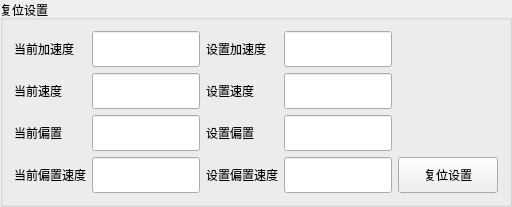
      <widget class="QGroupBox" name="groupBox_2">
       <property name="title">
        <string>复位设置</string>
       </property>
       <layout class="QGridLayout" name="gridLayout_5">
        <item row="0" column="0">
         <layout class="QHBoxLayout" name="horizontalLayout_5" stretch="2,3,2,3,1">
          <item>
           <layout class="QVBoxLayout" name="verticalLayout_13">
            <item>
             <widget class="QLabel" name="label_50">
              <property name="minimumSize">
               <size>
                <width>0</width>
                <height>36</height>
               </size>
              </property>
              <property name="maximumSize">
               <size>
                <width>16777215</width>
                <height>36</height>
               </size>
              </property>
              <property name="text">
               <string>当前加速度</string>
              </property>
             </widget>
            </item>
            <item>
             <widget class="QLabel" name="label_52">
              <property name="minimumSize">
               <size>
                <width>0</width>
                <height>36</height>
               </size>
              </property>
              <property name="maximumSize">
               <size>
                <width>16777215</width>
                <height>36</height>
               </size>
              </property>
              <property name="text">
               <string>当前速度</string>
              </property>
             </widget>
            </item>
            <item>
             <widget class="QLabel" name="label_54">
              <property name="minimumSize">
               <size>
                <width>0</width>
                <height>36</height>
               </size>
              </property>
              <property name="maximumSize">
               <size>
                <width>16777215</width>
                <height>36</height>
               </size>
              </property>
              <property name="text">
               <string>当前偏置</string>
              </property>
             </widget>
            </item>
            <item>
             <widget class="QLabel" name="label_56">
              <property name="minimumSize">
               <size>
                <width>0</width>
                <height>36</height>
               </size>
              </property>
              <property name="maximumSize">
               <size>
                <width>16777215</width>
                <height>36</height>
               </size>
              </property>
              <property name="text">
               <string>当前偏置速度</string>
              </property>
             </widget>
            </item>
           </layout>
          </item>
          <item>
           <layout class="QVBoxLayout" name="verticalLayout_14">
            <item>
             <widget class="QLineEdit" name="lineEdit_reset_cur_acc">
              <property name="minimumSize">
               <size>
                <width>0</width>
                <height>36</height>
               </size>
              </property>
              <property name="maximumSize">
               <size>
                <width>16777215</width>
                <height>36</height>
               </size>
              </property>
             </widget>
            </item>
            <item>
             <widget class="QLineEdit" name="lineEdit_reset_cur_speed">
              <property name="minimumSize">
               <size>
                <width>0</width>
                <height>36</height>
               </size>
              </property>
              <property name="maximumSize">
               <size>
                <width>16777215</width>
                <height>36</height>
               </size>
              </property>
             </widget>
            </item>
            <item>
             <widget class="QLineEdit" name="lineEdit_reset_cur_offset">
              <property name="minimumSize">
               <size>
                <width>0</width>
                <height>36</height>
               </size>
              </property>
              <property name="maximumSize">
               <size>
                <width>16777215</width>
                <height>36</height>
               </size>
              </property>
             </widget>
            </item>
            <item>
             <widget class="QLineEdit" name="lineEdit_reset_cur_offset_speed">
              <property name="minimumSize">
               <size>
                <width>0</width>
                <height>36</height>
               </size>
              </property>
              <property name="maximumSize">
               <size>
                <width>16777215</width>
                <height>36</height>
               </size>
              </property>
             </widget>
            </item>
           </layout>
          </item>
          <item>
           <layout class="QVBoxLayout" name="verticalLayout_21">
            <item>
             <widget class="QLabel" name="label_51">
              <property name="minimumSize">
               <size>
                <width>0</width>
                <height>36</height>
               </size>
              </property>
              <property name="maximumSize">
               <size>
                <width>16777215</width>
                <height>36</height>
               </size>
              </property>
              <property name="text">
               <string>设置加速度</string>
              </property>
             </widget>
            </item>
            <item>
             <widget class="QLabel" name="label_53">
              <property name="minimumSize">
               <size>
                <width>0</width>
                <height>36</height>
               </size>
              </property>
              <property name="maximumSize">
               <size>
                <width>16777215</width>
                <height>36</height>
               </size>
              </property>
              <property name="text">
               <string>设置速度</string>
              </property>
             </widget>
            </item>
            <item>
             <widget class="QLabel" name="label_55">
              <property name="minimumSize">
               <size>
                <width>0</width>
                <height>36</height>
               </size>
              </property>
              <property name="maximumSize">
               <size>
                <width>16777215</width>
                <height>36</height>
               </size>
              </property>
              <property name="text">
               <string>设置偏置</string>
              </property>
             </widget>
            </item>
            <item>
             <widget class="QLabel" name="label_57">
              <property name="minimumSize">
               <size>
                <width>0</width>
                <height>36</height>
               </size>
              </property>
              <property name="maximumSize">
               <size>
                <width>16777215</width>
                <height>36</height>
               </size>
              </property>
              <property name="text">
               <string>设置偏置速度</string>
              </property>
             </widget>
            </item>
           </layout>
          </item>
          <item>
           <layout class="QVBoxLayout" name="verticalLayout_22">
            <item>
             <widget class="QLineEdit" name="lineEdit_reset_set_acc">
              <property name="minimumSize">
               <size>
                <width>0</width>
                <height>36</height>
               </size>
              </property>
              <property name="maximumSize">
               <size>
                <width>16777215</width>
                <height>36</height>
               </size>
              </property>
             </widget>
            </item>
            <item>
             <widget class="QLineEdit" name="lineEdit_reset_set_speed">
              <property name="minimumSize">
               <size>
                <width>0</width>
                <height>36</height>
               </size>
              </property>
              <property name="maximumSize">
               <size>
                <width>16777215</width>
                <height>36</height>
               </size>
              </property>
             </widget>
            </item>
            <item>
             <widget class="QLineEdit" name="lineEdit_reset_set_offset">
              <property name="minimumSize">
               <size>
                <width>0</width>
                <height>36</height>
               </size>
              </property>
              <property name="maximumSize">
               <size>
                <width>16777215</width>
                <height>36</height>
               </size>
              </property>
             </widget>
            </item>
            <item>
             <widget class="QLineEdit" name="lineEdit_reset_set_offset_speed">
              <property name="minimumSize">
               <size>
                <width>0</width>
                <height>36</height>
               </size>
              </property>
              <property name="maximumSize">
               <size>
                <width>16777215</width>
                <height>36</height>
               </size>
              </property>
             </widget>
            </item>
           </layout>
          </item>
          <item>
           <layout class="QVBoxLayout" name="verticalLayout_30">
            <item>
             <spacer name="verticalSpacer">
              <property name="orientation">
               <enum>Qt::Vertical</enum>
              </property>
              <property name="sizeHint" stdset="0">
               <size>
                <width>20</width>
                <height>40</height>
               </size>
              </property>
             </spacer>
            </item>
            <item>
             <widget class="QPushButton" name="pushButton_set_reset">
              <property name="minimumSize">
               <size>
                <width>100</width>
                <height>36</height>
               </size>
              </property>
              <property name="maximumSize">
               <size>
                <width>100</width>
                <height>36</height>
               </size>
              </property>
              <property name="text">
               <string>复位设置</string>
              </property>
             </widget>
            </item>
           </layout>
          </item>
         </layout>
        </item>
       </layout>
      </widget>
